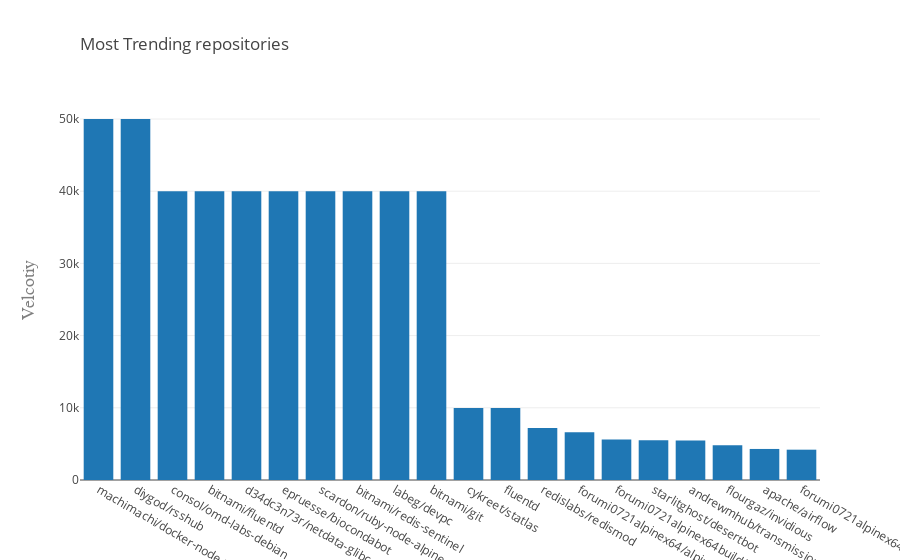

Notebook source saved alongside this figure:
### Code cell
bar=most_trending()

### Figure 1 — Plotly figure (JSON) as saved in the notebook; plotly's stock layout.template omitted (floating-point values rounded to 4 significant figures)
{"data": [{"type": "bar", "uid": "283ba2c8-c5b8-4b76-9198-7bf6b9b2788a", "x": ["machimachi/docker-node-with-chrome", "diygod/rsshub", "consol/omd-labs-debian", "bitnami/fluentd", "d34dc3n73r/netdata-glibc", "epruesse/biocondabot", "scardon/ruby-node-alpine", "bitnami/redis-sentinel", "labeg/devpc", "bitnami/git", "cykreet/statlas", "fluentd", "redislabs/redismod", "forumi0721alpinex64/alpine-x64-vsftpd", "forumi0721alpinex64build/alpine-x64-vlmcsd", "starlitghost/desertbot", "andrewmhub/transmission-tracker-add", "flourgaz/invidious", "apache/airflow", "forumi0721alpinex64/alpine-x64-webvirtcloud"], "y": [50000, 50000, 40000, 40000, 40000, 40000, 40000, 40000, 40000, 40000, 9988, 9972, 7200, 6598, 5598, 5500, 5476, 4798, 4300, 4200]}], "layout": {"title": {"text": "Most Trending repositories", "x": 0, "xref": "paper"}, "yaxis": {"title": {"font": {"color": "#7f7f7f", "family": "Courier New, monospace", "size": 18}, "text": "Velcotiy"}}}}
